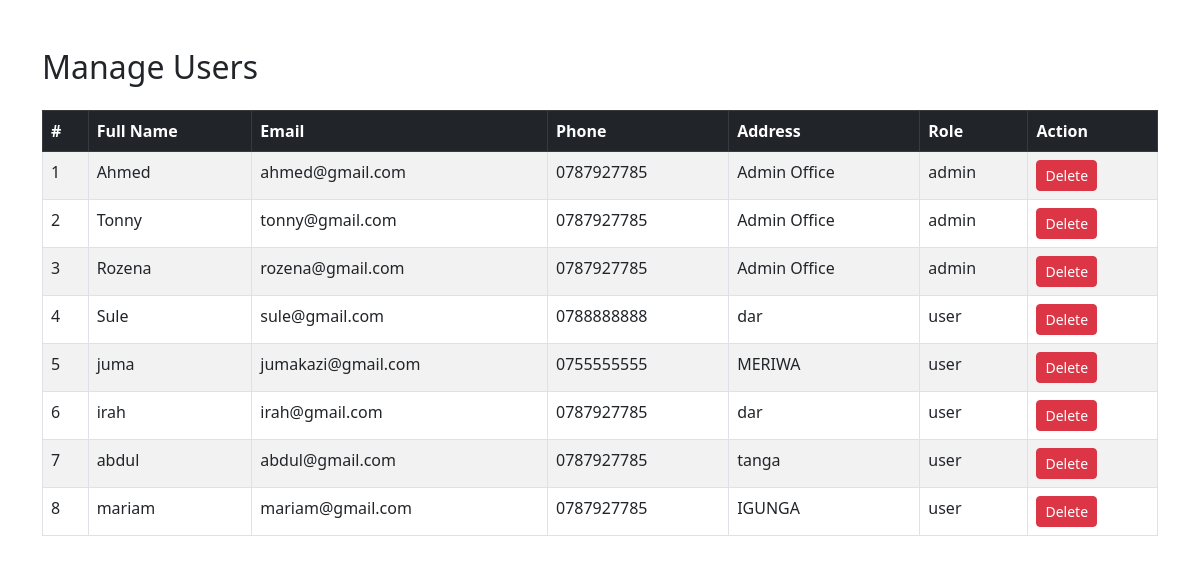
The page /admin_manage_user.php (signed in) on the database its author committed.
### tables this page shows
CREATE TABLE `users` (
  `id` int(10) UNSIGNED NOT NULL,
  `name` varchar(255) NOT NULL,
  `address` varchar(150) NOT NULL,
  `email` varchar(255) NOT NULL,
  `pass` varchar(255) NOT NULL,
  `phonenum` varchar(255) NOT NULL,
  `role` enum('user','admin') NOT NULL DEFAULT 'user'
);

### admin_manage_user.php (the view, shortened to what this page needs)
<?php
require_once 'config.php';
$query = "SELECT id, name, email, address, phonenum, role FROM users";
$result = $con->query($query);
?>
<!DOCTYPE html>
<html lang="en">
<head>
    <link href="https://cdn.jsdelivr.net/npm/bootstrap@5.3.0/dist/css/bootstrap.min.css" rel="stylesheet">
</head>
<body>
<div class="container mt-5">
    <h2 class="mb-4">Manage Users</h2>
    <table class="table table-bordered table-striped">
        <thead class="table-dark">
            <tr>
                <th>#</th>
                <th>Full Name</th>
                <th>Email</th>
                <th>Phone</th>
                <th>Address</th>
                <th>Role</th>
                <th>Action</th>
            </tr>
        </thead>
        <tbody>
        <?php if ($result->num_rows > 0): ?>
            <?php $i = 1; while($row = $result->fetch_assoc()): ?>
                <tr>
                    <td><?= $i++ ?></td>
                    <td><?= htmlspecialchars($row['name']) ?></td>
                    <td><?= htmlspecialchars($row['email']) ?></td>
                    <td><?= htmlspecialchars($row['phonenum']) ?></td>
                    <td><?= htmlspecialchars($row['address']) ?></td>
                    <td><?= htmlspecialchars($row['role']) ?></td>
                    <td>
                        <a href="delete_user.php?id=<?= $row['id'] ?>" class="btn btn-danger btn-sm" onclick="return confirm('Are you sure you want to delete this user?')">Delete</a>
                    </td>
                </tr>
            <?php endwhile; ?>
        <?php else: ?>
            <tr><td colspan="7" class="text-center">No users found.</td></tr>
        <?php endif; ?>
        </tbody>
    </table>
</div>
</body>
</html>

### rows shown on the page
users: name "Ahmed", email "ahmed@gmail.com", phonenum "0787927785", address "Admin Office", role "admin"
users: name "Tonny", email "tonny@gmail.com", phonenum "0787927785", address "Admin Office", role "admin"
users: name "Rozena", email "rozena@gmail.com", phonenum "0787927785", address "Admin Office", role "admin"
users: name "Sule", email "sule@gmail.com", phonenum "0788888888", address "dar", role "user"
users: name "juma", email "jumakazi@gmail.com", phonenum "0755555555", address "MERIWA", role "user"
users: name "irah", email "irah@gmail.com", phonenum "0787927785", address "dar", role "user"
users: name "abdul", email "abdul@gmail.com", phonenum "0787927785", address "tanga", role "user"
users: name "mariam", email "mariam@gmail.com", phonenum "0787927785", address "IGUNGA", role "user"
